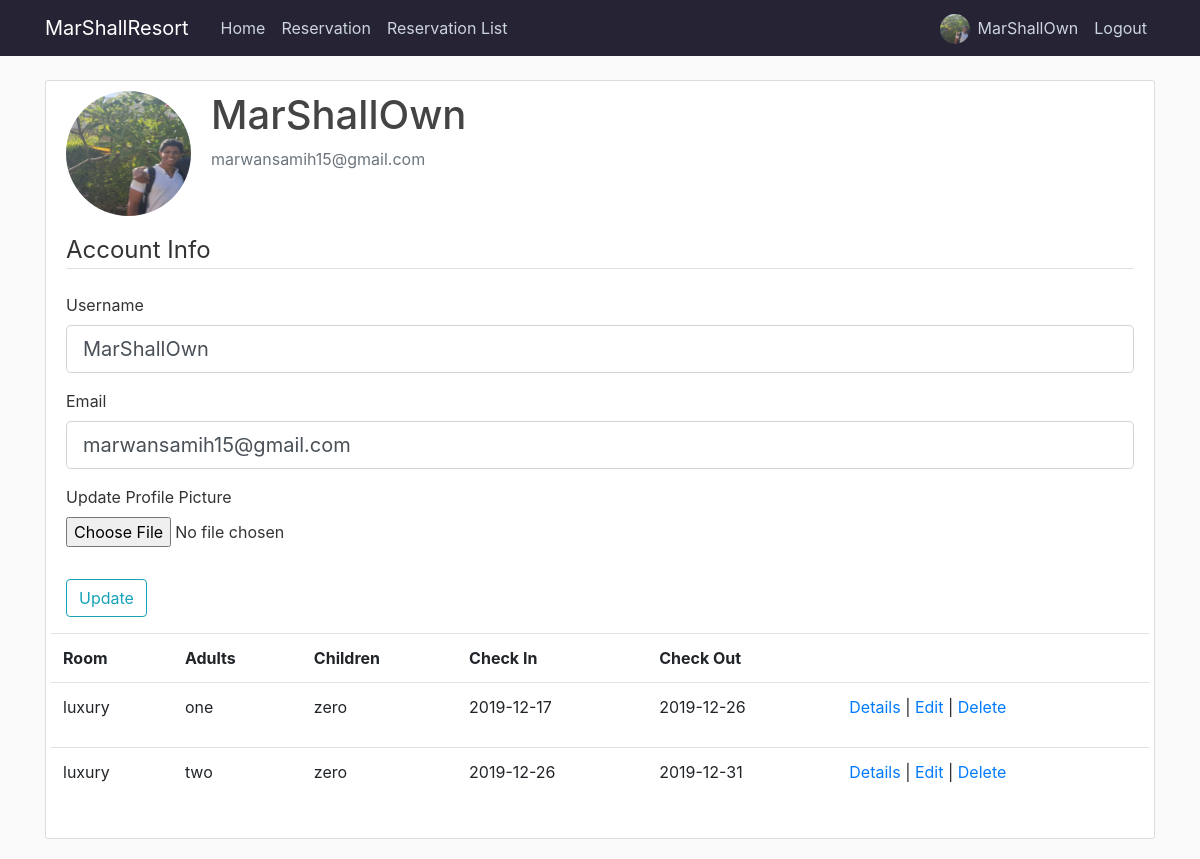
Page /account (signed in) on the earlier database version.
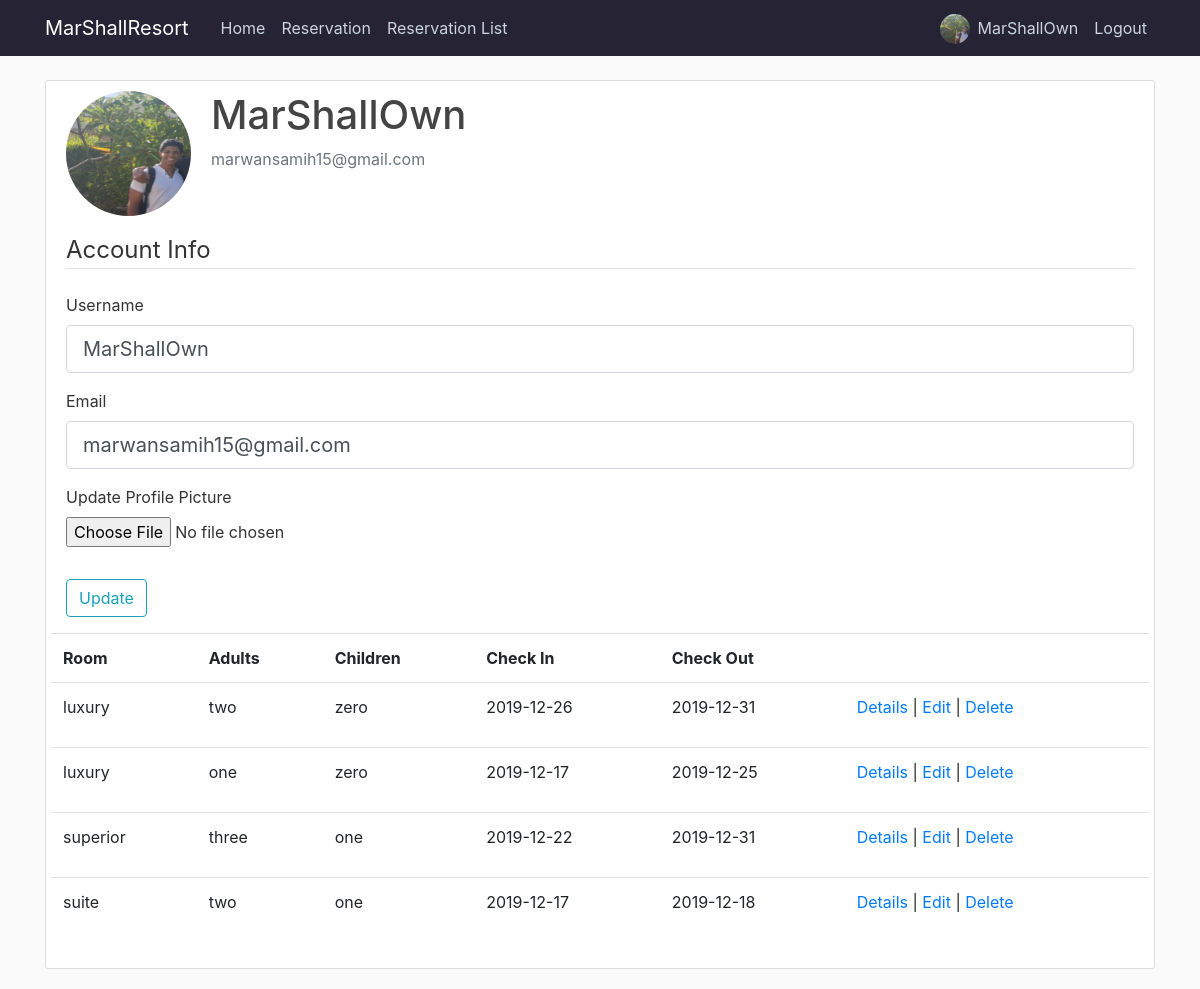
Same page on the later database version.
### app/models.py (models this page shows, shortened)
class User(db.Model, UserMixin):
    id = db.Column(db.Integer,primary_key=True)
    username = db.Column(db.String(20), unique=True, nullable=False)
    email = db.Column(db.String(120), unique=True, nullable=False)
    image_file = db.Column(db.String(20), nullable=False, default='default.jpg')
    password = db.Column(db.String(60), nullable=False)
    role = db.Column(db.String(50))
    reservations = db.relationship('Reservation', backref='user',lazy=True)

class Reservation(db.Model):
    id = db.Column(db.Integer, primary_key=True)
    name = db.Column(db.String(100),nullable=False)
    email = db.Column(db.String(120), nullable=False)
    NationalID = db.Column(db.Integer)
    room = db.Column(db.String(10),nullable=False)
    adults = db.Column(db.String(10),nullable=False)
    children = db.Column(db.String(10),nullable=False)
    checkin = db.Column(db.Date, nullable=False)
    checkout = db.Column(db.Date, nullable=False)
    gender = db.Column(db.String(10))
    birthdate = db.Column(db.Date)
    date_posted = db.Column(db.DateTime, nullable=False, default= datetime.now)
    user_id = db.Column(db.Integer, db.ForeignKey('user.id'), nullable=True)

### app/routes.py (the view)
@app.route("/account", methods=['GET','POST'])
@login_required
def account():
    form = UpdateAccountForm()
    reservations = Reservation.query.filter_by(user_id = current_user.id)
    if form.validate_on_submit():
        if form.picture.data:
            picture_file = save_profile_picture(form.picture.data)
            current_user.image_file = picture_file
        current_user.username = form.username.data
        current_user.email = form.email.data
        db.session.commit()
        flash('Your account has been updated!', 'success')
        return redirect(url_for('account'))
    elif request.method == 'GET':
        form.username.data = current_user.username
        form.email.data = current_user.email
    image_file = url_for('static', filename='profile_pics/'+ current_user.image_file)
    return render_template('account.html',title='account', image_file=image_file, form=form, reservations=reservations)

### app/forms.py (shortened to what this page needs)
class UpdateAccountForm(FlaskForm):
    username = StringField('Username',
     validators=[DataRequired(), Length(min=2, max=20) ])
    email = StringField('Email', validators=[DataRequired(), Email()])
    picture = FileField('Update Profile Picture', validators=[FileAllowed(['jpg', 'png', 'jpeg', 'jfif'])])
    submit = SubmitField('Update')

### app/models.py (called while the page is built)
@login_manager.user_loader
def load_user(user_id):
    return User.query.get(int(user_id))

### app/templates/account.html (shortened to what this page needs)
{%extends "layout.html" %}
{%block content %}
<div class="content-section">
    <div class="media">
      <img class="rounded-circle account-img" src="{{ image_file }}">
      <div class="media-body">
        <h2 class="account-heading">{{ current_user.username }}</h2>
        <p class="text-secondary">{{ current_user.email }}</p>
      </div>
    </div>
        <form method="POST" action="" enctype="multipart/form-data">
            <fieldset class="form-group">
                <legend class="border-bottom mb-4">Account Info</legend>
                <div class="form-group">
                    {{ form.username.label(class="form-control-label") }}
                    {% if form.username.errors %}
                    {{ form.username(class="form-control form-control-lg is-invalid") }}
                    <div class="invalid-feedback">
                        {% for error in form.username.errors %}
                        <span>{{error}}</span>
                        {% endfor %}
                    </div>
                    {% else %}
                    {{ form.username(class="form-control form-control-lg") }}
                    {% endif %}
                </div>
                <div class="form-group">
                        {{ form.email.label(class="form-control-label") }}
                        {% if form.email.errors %}
                        {{ form.email(class="form-control form-control-lg is-invalid") }}
                        <div class="invalid-feedback">
                            {% for error in form.email.errors %}
                            <span>{{error}}</span>
                            {% endfor %}
                        </div>
                        {% else %}
                        {{ form.email(class="form-control form-control-lg") }}
                        {% endif %}
                </div>
                <div class="form-group">
                    {{ form.picture.label() }}
                    {{ form.picture(class="form-control-file") }}
                </div>
            </fieldset>
            <div class="form-group">
                    {{ form.submit(class="btn btn-outline-info") }}
            </div>
        </form>
        <div class='row'>
            <table class="table col-md-12">
              <tr>
                  <th>
                      Room
                  </th>
                  <th>
                      Adults
                  </th>
                  <th>
                      Children
                </th>
                  <th>
                      Check In
                  </th>
                  <th>
                      Check Out
                  </th>
                  <th></th>
              </tr>
            {% for guest in reservations %}
              <tr>
                  <td>
                      <p>{{guest.room}}</p>
                  </td>
                  <td>
                      <p>{{guest.adults}}</p>
                  </td>
                  <td>
                    <p>{{guest.children}}</p>
                </td>
                  <td>
                      <p>{{guest.checkin}}</p>
                  </td>
                  <td>
                        <p>{{guest.checkout}}</p>
                    </td>
                  <td>
                    <a href="{{ url_for('reservation_show', guest_id=guest.id) }}">Details</a> |
                    <a href="{{ url_for('update_reservation', guest_id=guest.id) }}">Edit</a> |
                    <a href="{{ url_for('delete_reservation', guest_id=guest.id) }}">Delete</a>
                  </td>
              </tr>
            {% endfor %}
            </table>
            </div>
  </div>
{% endblock content %}

### app/templates/layout.html (shortened to what this page needs)
<!DOCTYPE html>
<html lang="en">
<head>
    <link rel="stylesheet" href="https://stackpath.bootstrapcdn.com/bootstrap/4.3.1/css/bootstrap.min.css">
    <link type="text/css" rel="stylesheet" href=" {{url_for('static', filename='main.css')}} " />
</head>
<body>
        <header class="site-header">
                <nav class="navbar navbar-expand-md navbar-dark bg-steel fixed-top">
                    <div class="container">
                    <a class="navbar-brand mr-4" href="{{url_for('home')}}">MarShallResort</a>
                    <div class="collapse navbar-collapse" id="navbarToggle">
                        <div class="navbar-nav mr-auto">
                        <a class="nav-item nav-link" href="{{url_for('home')}}">Home</a>
                        <a class="nav-item nav-link" href="{{url_for('reservation')}}">Reservation</a>
                        {% if current_user.is_authenticated and current_user.role == 'Admin' %}
                        <a class="nav-item nav-link" href="{{url_for('reservation_list')}}">Reservation List</a>
                        {% endif %}
                        </div>
                        <div class="navbar-nav">
                            {% if current_user.is_authenticated %}
                            <div style='margin-right: 0vh;' class='row'>
                                <a href="{{url_for('account')}}" class='prof-img-a'><img style="margin:20% 2% 0 0; height: 30px; width:30px;" class="rounded-circle" src="{{ url_for('static', filename='profile_pics/' + current_user.image_file) }}"></a>
                                <a class="nav-item nav-link" href="{{url_for('account')}}">{{current_user.username}}</a>
                            </div>
                                <a class="nav-item nav-link" href="{{url_for('logout')}}">Logout</a>
                            {% else %}
                                <a class="nav-item nav-link" href="{{url_for('login')}}">Login</a>
                                <a class="nav-item nav-link" href="{{url_for('register')}}">Register</a>
                            {% endif %}
                        </div>
                    </div>
                    </div>
                </nav>
                </header>
                        <main role="main" class="container">
                                <div class="row">
                                    <div class="col-md-12">
                                    {% block content %}{% endblock %}
                                    </div>
</body>
</html>

### app/static/main.css (style rules this page uses)
body { background: #fafafa; color: #333333; margin-top: 5rem; }
h1, h2, h3, h4, h5, h6 { color: #444444; }
.bg-steel { background-color: #262335; }
.site-header .navbar-nav .nav-link { color: #cbd5db; }
.content-section { background: #ffffff; padding: 10px 20px; border: 1px solid #dddddd; border-radius: 3px; margin-bottom: 20px; }
.account-img { height: 125px; width: 125px; margin-right: 20px; margin-bottom: 16px; }
.account-heading { font-size: 2.5rem; }

Differences in the rows shown:
removed Reservation: room "luxury", adults "one", children "zero", checkin "2019-12-17", checkout "2019-12-26"
added Reservation: room "luxury", adults "one", children "zero", checkin "2019-12-17", checkout "2019-12-25"
added Reservation: room "superior", adults "three", children "one", checkin "2019-12-22", checkout "2019-12-31"
added Reservation: room "suite", adults "two", children "one", checkin "2019-12-17", checkout "2019-12-18"
